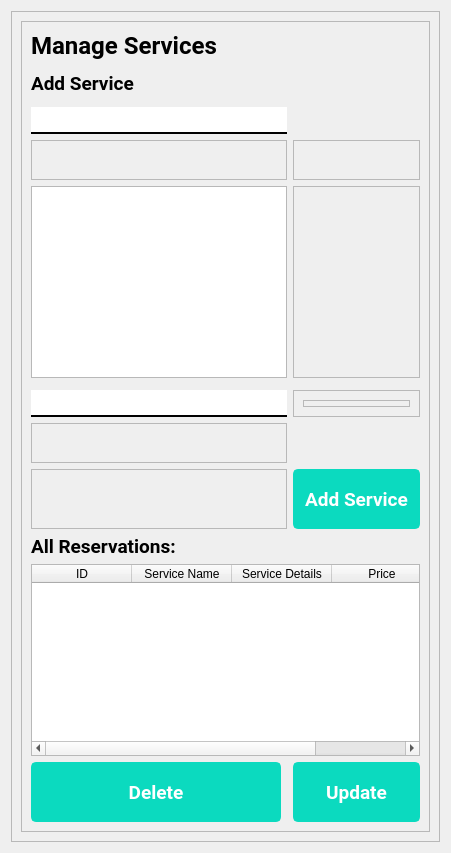
      <widget class="QWidget" name="reservationPage">
       <layout class="QGridLayout" name="gridLayout_8">
        <item row="0" column="0">
         <widget class="QFrame" name="frame_66">
          <property name="frameShape">
           <enum>QFrame::StyledPanel</enum>
          </property>
          <property name="frameShadow">
           <enum>QFrame::Raised</enum>
          </property>
          <layout class="QGridLayout" name="gridLayout_31">
           <item row="0" column="0">
            <widget class="QFrame" name="frame_67">
             <property name="frameShape">
              <enum>QFrame::StyledPanel</enum>
             </property>
             <property name="frameShadow">
              <enum>QFrame::Raised</enum>
             </property>
             <layout class="QGridLayout" name="gridLayout_6">
              <item row="2" column="0">
               <widget class="QLabel" name="label_39">
                <property name="maximumSize">
                 <size>
                  <width>16777215</width>
                  <height>60</height>
                 </size>
                </property>
                <property name="font">
                 <font>
                  <family>Roboto</family>
                  <pointsize>14</pointsize>
                  <weight>75</weight>
                  <bold>true</bold>
                 </font>
                </property>
                <property name="text">
                 <string>Add Service</string>
                </property>
               </widget>
              </item>
              <item row="0" column="0">
               <widget class="QLabel" name="label_37">
                <property name="maximumSize">
                 <size>
                  <width>16777215</width>
                  <height>60</height>
                 </size>
                </property>
                <property name="font">
                 <font>
                  <family>Roboto</family>
                  <pointsize>18</pointsize>
                  <weight>75</weight>
                  <bold>true</bold>
                 </font>
                </property>
                <property name="text">
                 <string>Manage Services</string>
                </property>
               </widget>
              </item>
              <item row="4" column="0">
               <widget class="QLineEdit" name="serviceNameInput">
                <property name="maximumSize">
                 <size>
                  <width>500</width>
                  <height>16777215</height>
                 </size>
                </property>
                <property name="font">
                 <font>
                  <family>Roboto</family>
                  <pointsize>14</pointsize>
                  <weight>75</weight>
                  <bold>true</bold>
                 </font>
                </property>
                <property name="styleSheet">
                 <string notr="true">border:none;
border-bottom:2px solid black;</string>
                </property>
                <property name="text">
                 <string/>
                </property>
               </widget>
              </item>
              <item row="6" column="0">
               <widget class="QTextEdit" name="textEdit">
                <property name="maximumSize">
                 <size>
                  <width>500</width>
                  <height>16777215</height>
                 </size>
                </property>
               </widget>
              </item>
              <item row="9" column="0">
               <widget class="QLineEdit" name="serviceNameInput_2">
                <property name="maximumSize">
                 <size>
                  <width>500</width>
                  <height>16777215</height>
                 </size>
                </property>
                <property name="font">
                 <font>
                  <family>Roboto</family>
                  <pointsize>14</pointsize>
                  <weight>75</weight>
                  <bold>true</bold>
                 </font>
                </property>
                <property name="styleSheet">
                 <string notr="true">border:none;
border-bottom:2px solid black;</string>
                </property>
                <property name="text">
                 <string/>
                </property>
               </widget>
              </item>
              <item row="12" column="0">
               <widget class="QLabel" name="label_41">
                <property name="maximumSize">
                 <size>
                  <width>16777215</width>
                  <height>60</height>
                 </size>
                </property>
                <property name="font">
                 <font>
                  <family>Roboto</family>
                  <pointsize>14</pointsize>
                  <weight>75</weight>
                  <bold>true</bold>
                 </font>
                </property>
                <property name="text">
                 <string>All Reservations:</string>
                </property>
               </widget>
              </item>
              <item row="13" column="0" colspan="2">
               <widget class="QTableWidget" name="showAllReservations">
                <property name="selectionBehavior">
                 <enum>QAbstractItemView::SelectRows</enum>
                </property>
                <attribute name="horizontalHeaderCascadingSectionResizes">
                 <bool>false</bool>
                </attribute>
                <attribute name="horizontalHeaderShowSortIndicator" stdset="0">
                 <bool>false</bool>
                </attribute>
                <attribute name="horizontalHeaderStretchLastSection">
                 <bool>false</bool>
                </attribute>
                <attribute name="verticalHeaderCascadingSectionResizes">
                 <bool>false</bool>
                </attribute>
                <attribute name="verticalHeaderShowSortIndicator" stdset="0">
                 <bool>false</bool>
                </attribute>
                <column>
                 <property name="text">
                  <string>ID</string>
                 </property>
                </column>
                <column>
                 <property name="text">
                  <string>Service Name</string>
                 </property>
                </column>
                <column>
                 <property name="text">
                  <string>Service Details</string>
                 </property>
                </column>
                <column>
                 <property name="text">
                  <string>Price</string>
                 </property>
                </column>
               </widget>
              </item>
              <item row="14" column="0">
               <widget class="QPushButton" name="deleteReservationBtn">
                <property name="minimumSize">
                 <size>
                  <width>0</width>
                  <height>60</height>
                 </size>
                </property>
                <property name="maximumSize">
                 <size>
                  <width>250</width>
                  <height>16777215</height>
                 </size>
                </property>
                <property name="font">
                 <font>
                  <family>Roboto</family>
                  <pointsize>14</pointsize>
                  <weight>75</weight>
                  <bold>true</bold>
                 </font>
                </property>
                <property name="styleSheet">
                 <string notr="true">/* Normal state styling */
QPushButton#deleteReservationBtn {
    color: white;
    background: #0BDABF;
    border: 2px solid #0BDABF;
    border-radius: 5px;
    padding: 5px 10px;
}

/* Hover state styling */
QPushButton#deleteReservationBtn:hover {
    background: #08A79D; /* Change the color for hover effect */
}

/* Advanced styling */
QPushButton#deleteReservationBtn:pressed {
    background: #067267; /* Change the color for pressed effect */
    border: 2px solid #067267;
}

/* Add any other advanced styling here */

</string>
                </property>
                <property name="text">
                 <string>Delete</string>
                </property>
               </widget>
              </item>
              <item row="14" column="1">
               <widget class="QPushButton" name="updateReservationBtn">
                <property name="minimumSize">
                 <size>
                  <width>0</width>
                  <height>60</height>
                 </size>
                </property>
                <property name="font">
                 <font>
                  <family>Roboto</family>
                  <pointsize>14</pointsize>
                  <weight>75</weight>
                  <bold>true</bold>
                 </font>
                </property>
                <property name="styleSheet">
                 <string notr="true">/* Normal state styling */
QPushButton#updateReservationBtn {
    color: white;
    background: #0BDABF;
    border: 2px solid #0BDABF;
    border-radius: 5px;
    padding: 5px 10px;
}

/* Hover state styling */
QPushButton#updateReservationBtn:hover {
    background: #08A79D; /* Change the color for hover effect */
}

/* Advanced styling */
QPushButton#updateReservationBtn:pressed {
    background: #067267; /* Change the color for pressed effect */
    border: 2px solid #067267;
}

/* Add any other advanced styling here */

</string>
                </property>
                <property name="text">
                 <string>Update</string>
                </property>
               </widget>
              </item>
              <item row="6" column="1">
               <widget class="QFrame" name="frame_31">
                <property name="frameShape">
                 <enum>QFrame::StyledPanel</enum>
                </property>
                <property name="frameShadow">
                 <enum>QFrame::Raised</enum>
                </property>
               </widget>
              </item>
              <item row="5" column="1">
               <widget class="QFrame" name="frame_72">
                <property name="frameShape">
                 <enum>QFrame::StyledPanel</enum>
                </property>
                <property name="frameShadow">
                 <enum>QFrame::Raised</enum>
                </property>
               </widget>
              </item>
              <item row="3" column="0">
               <widget class="QFrame" name="frame_68">
                <property name="frameShape">
                 <enum>QFrame::StyledPanel</enum>
                </property>
                <property name="frameShadow">
                 <enum>QFrame::Raised</enum>
                </property>
               </widget>
              </item>
              <item row="1" column="0">
               <widget class="QFrame" name="frame_69">
                <property name="frameShape">
                 <enum>QFrame::StyledPanel</enum>
                </property>
                <property name="frameShadow">
                 <enum>QFrame::Raised</enum>
                </property>
               </widget>
              </item>
              <item row="7" column="0">
               <widget class="QFrame" name="frame_71">
                <property name="frameShape">
                 <enum>QFrame::StyledPanel</enum>
                </property>
                <property name="frameShadow">
                 <enum>QFrame::Raised</enum>
                </property>
               </widget>
              </item>
              <item row="11" column="0">
               <widget class="QFrame" name="frame_70">
                <property name="frameShape">
                 <enum>QFrame::StyledPanel</enum>
                </property>
                <property name="frameShadow">
                 <enum>QFrame::Raised</enum>
                </property>
               </widget>
              </item>
              <item row="9" column="1">
               <widget class="QFrame" name="frame_9">
                <property name="frameShape">
                 <enum>QFrame::StyledPanel</enum>
                </property>
                <property name="frameShadow">
                 <enum>QFrame::Raised</enum>
                </property>
                <layout class="QGridLayout" name="gridLayout_7">
                 <item row="0" column="0">
                  <widget class="QFrame" name="frame_81">
                   <property name="frameShape">
                    <enum>QFrame::StyledPanel</enum>
                   </property>
                   <property name="frameShadow">
                    <enum>QFrame::Raised</enum>
                   </property>
                  </widget>
                 </item>
                </layout>
               </widget>
              </item>
              <item row="5" column="0">
               <widget class="QFrame" name="frame_30">
                <property name="minimumSize">
                 <size>
                  <width>0</width>
                  <height>40</height>
                 </size>
                </property>
                <property name="frameShape">
                 <enum>QFrame::StyledPanel</enum>
                </property>
                <property name="frameShadow">
                 <enum>QFrame::Raised</enum>
                </property>
               </widget>
              </item>
              <item row="11" column="1">
               <widget class="QPushButton" name="addReservationBtn">
                <property name="minimumSize">
                 <size>
                  <width>0</width>
                  <height>60</height>
                 </size>
                </property>
                <property name="font">
                 <font>
                  <family>Roboto</family>
                  <pointsize>14</pointsize>
                  <weight>75</weight>
                  <bold>true</bold>
                 </font>
                </property>
                <property name="styleSheet">
                 <string notr="true">/* Normal state styling */
QPushButton#addReservationBtn {
    color: white;
    background: #0BDABF;
    border: 2px solid #0BDABF;
    border-radius: 5px;
    padding: 5px 10px;
}

/* Hover state styling */
QPushButton#addReservationBtn:hover {
    background: #08A79D; /* Change the color for hover effect */
}

/* Advanced styling */
QPushButton#addReservationBtn:pressed {
    background: #067267; /* Change the color for pressed effect */
    border: 2px solid #067267;
}

/* Add any other advanced styling here */

</string>
                </property>
                <property name="text">
                 <string>Add Service</string>
                </property>
               </widget>
              </item>
              <item row="10" column="0">
               <widget class="QFrame" name="frame_82">
                <property name="minimumSize">
                 <size>
                  <width>0</width>
                  <height>40</height>
                 </size>
                </property>
                <property name="frameShape">
                 <enum>QFrame::StyledPanel</enum>
                </property>
                <property name="frameShadow">
                 <enum>QFrame::Raised</enum>
                </property>
               </widget>
              </item>
             </layout>
            </widget>
           </item>
          </layout>
         </widget>
        </item>
       </layout>
      </widget>
